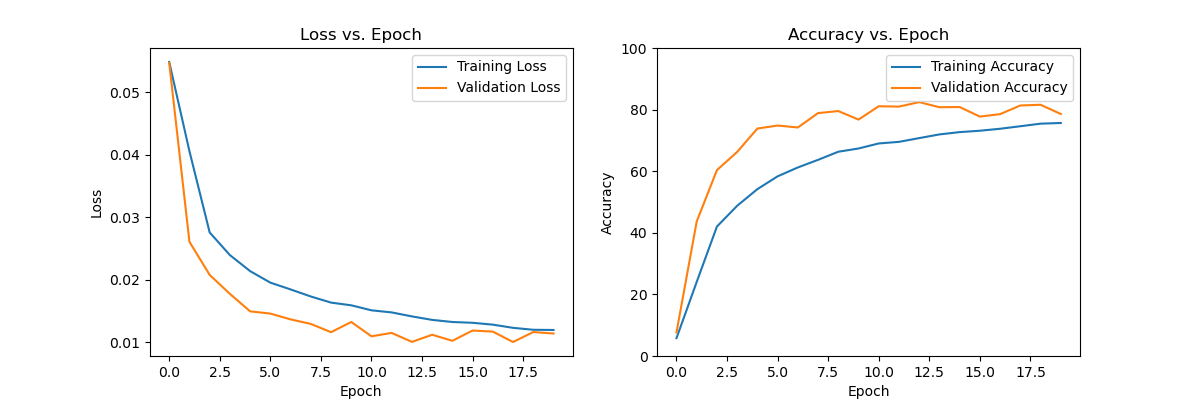

Reproduce this figure in Python.
import torch
import torchvision.transforms as transforms
import torch.optim as optim
import matplotlib.pyplot as plt
import torch.nn as nn
import gc

from torch.utils.data import Dataset, DataLoader
from torchvision.datasets import ImageFolder
from sklearn.metrics import confusion_matrix


import random
import numpy as np

import time

import os
os.environ["KMP_DUPLICATE_LIB_OK"]="TRUE"



# Set seed = 0 for random, numpy, and torch
seed = 0
random.seed(seed)
np.random.seed(seed)
torch.manual_seed(seed)
if torch.cuda.is_available():
    torch.cuda.manual_seed_all(seed)
torch.backends.cudnn.deterministic = True
torch.backends.cudnn.benchmark = False




# pickle載入
import pickle
training_file = "traffic-signs-data/train.p"
validation_file = "traffic-signs-data/valid.p"
testing_file = "traffic-signs-data/test.p"
with open(training_file, mode='rb') as f:
    train = pickle.load(f)
with open(validation_file, mode='rb') as f:
    valid = pickle.load(f)
with open(testing_file, mode='rb') as f:
    test = pickle.load(f)

x_train, y_train = train['features'], train['labels']
x_valid, y_valid = valid['features'], valid['labels']
x_test, y_test = test['features'], test['labels']

print("x_train shape:", x_train.shape)
print("y_train shape:", y_train.shape)
print("x_valid shape:", x_valid.shape)
print("y_valid shape:", y_valid.shape)
print("x_test shape:", x_test.shape)
print("y_test shape:", y_test.shape)

# 定義資料集
class TrafficSignsDataset(Dataset):
    def __init__(self, images, labels, transform=None):
        self.images = images
        self.labels = labels
        self.classes = np.unique(labels)
        self.transform = transform

    def __len__(self):
        return len(self.images)

    def __getitem__(self, idx):
        image = self.images[idx]
        label = self.labels[idx]
        if self.transform:
            image = self.transform(image)
        return image, label

# 定義轉換
transform = transforms.Compose([
    transforms.ToPILImage(),
    transforms.Resize((224, 224)),
    transforms.ToTensor(),
    transforms.Normalize((0.5, 0.5, 0.5), (0.5, 0.5, 0.5))
])



# batch大小
batch_size = 64



"""
資料集設定
"""
# train dataset path 
# 建立train資料集並transform格式
train_dataset = TrafficSignsDataset(x_train, y_train, transform=transform)
# 載入dataset並拆分batch
train_loader = DataLoader(train_dataset, batch_size=batch_size, shuffle=True)


# validation dataset path 
# 建立valid資料集並transform格式
valid_dataset = TrafficSignsDataset(x_valid, y_valid, transform=transform)
# 載入dataset並拆分batch
valid_loader = DataLoader(valid_dataset, batch_size=batch_size, shuffle=False)

# test dataset path 
# 建立test資料集並transform格式
test_dataset = TrafficSignsDataset(x_test, y_test, transform=transform)
# 載入dataset並拆分batch
test_loader = DataLoader(test_dataset, batch_size=batch_size, shuffle=False)

num_classes = len(np.unique(y_train))
print(f'Number of unique classes: {num_classes}')

"""
模型輸出檔案
"""
trained_model_name = "Alexnet_v1_baseline.pth"

"""
模型架構 : v1為Alexnet baseline
"""
# 以AlexNet為baseline進行的CustomAlexNetModel
class CustomAlexNetModel(nn.Module):
    def __init__(self):
        super(CustomAlexNetModel, self).__init__()

        self.features = nn.Sequential(
            nn.Conv2d(3, 64, kernel_size=11, stride=4, padding=2),
            nn.ReLU(inplace=True),
            nn.MaxPool2d(kernel_size=3, stride=2),
            nn.Conv2d(64, 192, kernel_size=5, padding=2),
            nn.ReLU(inplace=True),
            nn.MaxPool2d(kernel_size=3, stride=2),
            nn.Conv2d(192, 384, kernel_size=3, padding=1),
            nn.ReLU(inplace=True),
            nn.Conv2d(384, 256, kernel_size=3, padding=1),
            nn.ReLU(inplace=True),
            nn.Conv2d(256, 256, kernel_size=3, padding=1),
            nn.ReLU(inplace=True),
            nn.MaxPool2d(kernel_size=3, stride=2),
        )

        self.avgpool = nn.AdaptiveAvgPool2d((6, 6))
        self.classifier = nn.Sequential(
            nn.Linear(256 * 6 * 6, 100),
            nn.ReLU(inplace=True),
            nn.Dropout(),
            nn.Linear(100, 100),
            nn.ReLU(inplace=True),
            nn.Linear(100, 43),
        )

    def forward(self, x):
        x = self.features(x)
        x = self.avgpool(x)
        x = torch.flatten(x, 1)
        x = self.classifier(x)
        return x



# 檢查是否有可用的GPU，如果有就將device設置為cuda，否則設置為cpu
device = torch.device("cuda" if torch.cuda.is_available() else "cpu") ## add
print(torch.cuda.is_available()) #是否有可用的CUDA加速

# 架構確認，查看參數設定及大小
import torchsummary
torchsummary.summary(CustomAlexNetModel().to(device), (3, 224,224), batch_size=batch_size)



# 釋放記憶體，避免記憶體已滿導致訓練失敗
torch.cuda.empty_cache()
gc.collect()


"""
模型訓練
"""
epochs = 20  # 訓練epoch次數
training_loss = []
validation_loss = []
training_accuracy = []
validation_accuracy = []
def train_model():       
    model = CustomAlexNetModel() # 使用CustomAlexNetModel模型架構
    model = model.to(device) 

    learning_rate = 0.001  # 初始學習率

    # 建立 Adam Optimizer (優化調整learing rate)
    optimizer = optim.Adam(model.parameters(), lr=learning_rate) 

    
    # 使用交叉熵損失作為loss function
    criterion = nn.CrossEntropyLoss()

    for epoch in range(epochs):

        # 切換至訓練模式
        model.train()

        # 暫存計數器設定與歸零
        running_loss = 0.0 # loss暫存
        running_correct = 0 # 正確個數暫存
        running_total = 0 # 總數暫存

        # batch 訓練循環
        for batch in train_loader:
            
            # 提取 batch 的 資料（inputs 和 labels）
            inputs, labels = batch
            # 將資料（inputs 和 labels）移動到指定的設備上，以加速運算
            inputs, labels = inputs.to(device), labels.to(device)
            # 梯度歸零
            optimizer.zero_grad()
            # 預測 : 向前傳播
            outputs = model(inputs)
            # 計算loss : 交叉熵
            loss = criterion(outputs, labels)  

            # 反向傳播
            loss.backward()

            # 更新模型的參數
            optimizer.step()

            # 結果儲存
            _, predicted = torch.max(outputs.data, 1) # 預測結果
            running_correct += (predicted == labels).sum().item() # 預測正確者加入
            running_total += labels.size(0) # 更新epoch的training資料累計筆數 (根據此batch大小)
            running_loss += loss.item() #更新目前的epoch train loss sum

        # 計算並儲存epoch training 平均 loss
        training_loss.append(running_loss / running_total) 

        # 計算並儲存 epoch training 正確率
        training_accuracy.append(100 * running_correct / running_total)


        # 切換至驗證模式
        model.eval()

        # 暫存計數器設定與歸零
        running_loss = 0.0 # loss暫存
        running_correct = 0 # 正確個數暫存
        running_total = 0 # 總數暫存

        with torch.no_grad(): # 禁用梯度運算(不需要進行反向傳播)

            # batch 驗證循環
            for batch in valid_loader:

                # 提取 batch 的 資料（inputs 和 labels）
                inputs, labels = batch
                # 將資料（inputs 和 labels）移動到指定的設備上，以加速運算
                inputs, labels = inputs.to(device), labels.to(device)
                # 預測 : 向前傳播
                outputs = model(inputs)                                        
                # 計算loss : 交叉熵
                loss = criterion(outputs, labels)  


                # 結果儲存
                _, predicted = torch.max(outputs.data, 1) # 預測結果
                running_correct += (predicted == labels).sum().item() # 預測正確者加入
                running_total += labels.size(0) # 更新epoch的validation資料累計筆數 (根據此batch大小)
                running_loss += loss.item()  #更新目前的epoch valid loss sum
            
            # 計算並儲存 epoch valid 平均 loss
            validation_loss.append(running_loss / running_total)  

            # 計算並儲存 epoch training 正確率
            validation_accuracy.append(100 * running_correct / running_total)
        
        # print 此epoch訓練/驗證結果
        print(f'Epoch [{epoch}/{epochs-1}] - '
            f'Training Loss: {training_loss[-1]:.4f}, '
            f'Training Accuracy: {training_accuracy[-1]:.2f}%, '
            f'Validation Loss: {validation_loss[-1]:.4f}, '
            f'Validation Accuracy: {validation_accuracy[-1]:.2f}%') 


    # 儲存Model
    torch.save(model.state_dict(),"./model/"+trained_model_name)    



    # Test 階段
    running_loss = 0.0
    running_correct = 0
    running_total = 0
    inference_time = 0

    # 混淆矩陣陣列(預測結果紀錄與正確label)
    all_predictions = []
    all_labels = []

    for batch in test_loader:

        # 提取 batch 的 資料（inputs 和 labels）
        inputs, labels = batch
        # 將資料（inputs 和 labels）移動到指定的設備上，以加速運算
        inputs, labels = inputs.to(device), labels.to(device)

        start_time = time.time()
        # 預測 : 向前傳播
        outputs = model(inputs)                                
        end_time = time.time()
        
        # 計算loss : 交叉熵
        loss = criterion(outputs, labels)  


        # 結果儲存
        _, predicted = torch.max(outputs.data, 1) # 預測結果
        running_correct += (predicted == labels).sum().item() # 預測正確者加入
        running_total += labels.size(0) # 更新epoch的validation資料累計筆數 (根據此batch大小)
        running_loss += loss.item()  #更新目前的epoch valid loss sum

        # extend 類別分類結果 至 混淆矩陣陣列
        all_predictions.extend(predicted.cpu().numpy())
        all_labels.extend(labels.cpu().numpy())
        
        # 計算並顯示推論時間
        inference_time += end_time - start_time
    

    print(f'Single image inference time: {inference_time/running_total:.6f} seconds')


    # print 測試結果
    print("Test loss:",running_loss / running_total) # 計算平均loss
    print("Test accuracy:",100 * running_correct / running_total) # 計算正確率
    
    
    # 建立混淆矩陣
    conf_matrix = confusion_matrix(all_labels, all_predictions)

    # 繪製混淆矩陣
    classes = [
        "Speed limit (20km/h)", "Speed limit (30km/h)", "Speed limit (50km/h)", "Speed limit (60km/h)",
        "Speed limit (70km/h)", "Speed limit (80km/h)", "End of speed limit (80km/h)", "Speed limit (100km/h)",
        "Speed limit (120km/h)", "No passing", "No passing for vehicles over 3.5 metric tons",
        "Right-of-way at the next intersection", "Priority road", "Yield", "Stop", "No vehicles",
        "Vehicles over 3.5 metric tons prohibited", "No entry", "General caution", "Dangerous curve to the left",
        "Dangerous curve to the right", "Double curve", "Bumpy road", "Slippery road", "Road narrows on the right",
        "Road work", "Traffic signals", "Pedestrians", "Children crossing", "Bicycles crossing", "Beware of ice/snow",
        "Wild animals crossing", "End of all speed and passing limits", "Turn right ahead", "Turn left ahead",
        "Ahead only", "Go straight or right", "Go straight or left", "Keep right", "Keep left",
        "Roundabout mandatory", "End of no passing", "End of no passing by vehicles over 3.5 metric tons"
    ]

    import seaborn as sns

    plt.figure(figsize=(12, 8))
    sns.heatmap(conf_matrix,cmap="Blues", xticklabels=classes, yticklabels=classes)
    plt.title('Confusion Matrix')
    plt.xlabel('Predicted Label')
    plt.ylabel('True Label')
    plt.xticks(rotation=45, ha="right")
    plt.yticks(rotation=0)
    plt.show()


    # 繪製各epoch的Accuaracy/Loss圖片
    # 繪製Loss曲線
    plt.figure(figsize=(12, 4))
    plt.subplot(1, 2, 1)
    plt.plot(training_loss, label='Training Loss')
    plt.plot(validation_loss, label='Validation Loss')
    plt.legend()
    plt.title('Loss vs. Epoch')
    plt.xlabel('Epoch')
    plt.ylabel('Loss')

    # 繪製Accuracy曲線
    plt.subplot(1, 2, 2)
    plt.plot(training_accuracy, label='Training Accuracy')
    plt.plot(validation_accuracy, label='Validation Accuracy')
    plt.legend()
    plt.title('Accuracy vs. Epoch')
    plt.xlabel('Epoch')
    plt.ylabel('Accuracy')
    plt.ylim(0, 100)  # 將 y 軸範圍設置為 0 到 100
    plt.show()

train_model()
